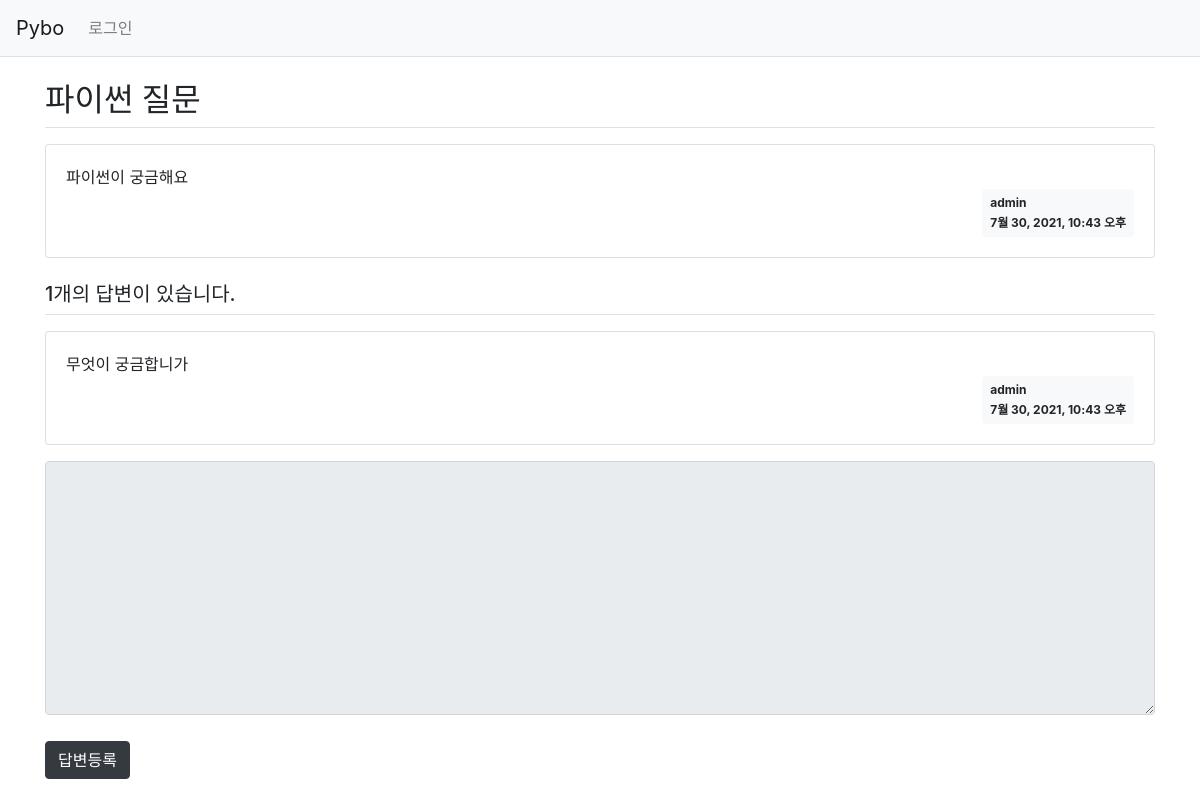
Page /pybo/305/ on the committed database.
### pybo/models.py (models this page shows, shortened)
class Question(models.Model):
    subject = models.CharField(max_length=200)
    content = models.TextField()
    create_date = models.DateTimeField()
    author = models.ForeignKey(User, on_delete=models.CASCADE)
    modify_date = models.DateTimeField(null=True, blank=True)

class Answer(models.Model):
    question = models.ForeignKey(Question, on_delete=models.CASCADE)
    content = models.TextField()
    create_date = models.DateTimeField()
    author = models.ForeignKey(User, on_delete=models.CASCADE)
    modify_date = models.DateTimeField(null=True, blank=True)

### pybo/views.py (the view)
# urls.py: path('<int:pk>/', views.DetailView.as_view(), name='detail'),
class DetailView(generic.DetailView):
    model = Question

### templates/pybo/question_detail.html (shortened to what this page needs)
{% extends 'base.html' %}
{% block content %}
<div class="container my-3">
    <h2 class="border-bottom py-2">{{ object.subject }}</h2>
    <div class="card my-3">
        <div class="card-body">
            <div class="card-text" style="white-space: pre-line;">{{ object.content }}</div>
            <div class="d-flex justify-content-end">
                <div class="badge badge-light p-2 text-left">
                     <div class="mb-2">{{ question.author.username }}</div>
                        <div>{{ object.create_date }}</div>
                    </div>
            </div>
        </div>
    </div>
    <h5 class="border-bottom my-3 py-2">{{object.answer_set.count}}개의 답변이 있습니다.</h5>
    {% for answer in object.answer_set.all %}
    <div class="card my-3">
        <div class="card-body">
            <div class="card-text" style="white-space: pre-line;">{{ answer.content }}</div>
            <div class="d-flex justify-content-end">
                <div class="badge badge-light p-2 text-left">
                    <div class="mb-2">{{ answer.author.username }}</div>
                         <div>{{ answer.create_date }}</div>
                    </div>
            </div>
        </div>
    </div>
    {% endfor %}
    <form action="{% url 'pybo:answer_create' object.id %}" method="post" class="my-3">
        <div class="form-group">
            <textarea {% if not user.is_authenticated %}disabled{% endif %}
                name="content" id="content" class="form-control" rows="10"></textarea>
        </div>
        <input type="submit" value="답변등록" class="btn btn-dark">
    </form>
</div>
{% endblock %}

### static/css/style.css (style rules this page uses)
textarea { width:100%; }
input[type=submit] { margin-top:10px; }

### rows in the picture
Question: subject "파이썬 질문", content "파이썬이 궁금해요", author.username "admin", create_date "7월 30, 2021, 10:43 오후", answer_set.count "1"
Answer: content "무엇이 궁금합니가", author.username "admin", create_date "7월 30, 2021, 10:43 오후"
